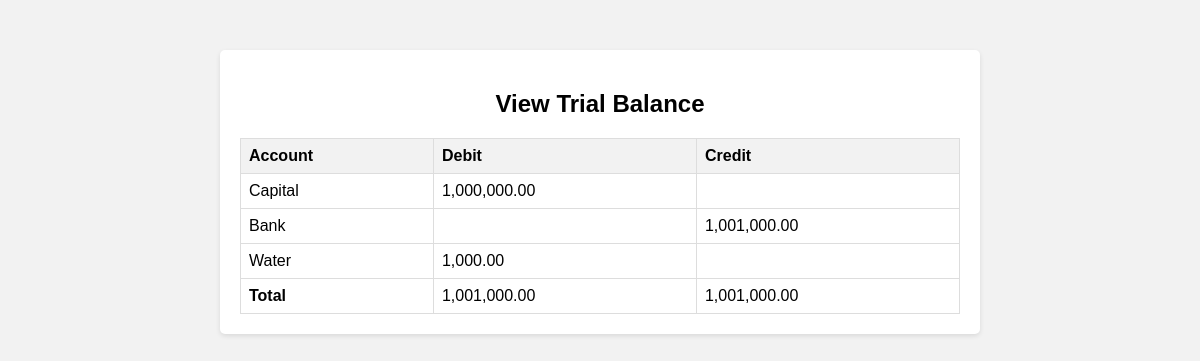
/pages/trial_balance.php, run on the app's committed database.
### tables this page shows
CREATE TABLE `accounts` (
  `account_id` int(11) NOT NULL,
  `account_name` varchar(255) NOT NULL,
  `account_type` enum('asset','expense','equity','liability','income') NOT NULL
);

### pages/trial_balance.php (the view, shortened to what this page needs)
<!DOCTYPE html>
<html>
<head>
    <link rel="stylesheet" type="text/css" href="./css/styles.css">
</head>
<body>
    <div class="content">
        <h2>View Trial Balance</h2>
        <?php
        require_once './includes/connection.php';
        $sql = "SELECT account_id, account_name FROM Accounts";
        $result = $conn->query($sql);
        if ($result->num_rows > 0) {
            $total_debit = 0;
            $total_credit = 0;
            echo '<table>';
            echo '<tr><th>Account</th><th>Debit</th><th>Credit</th></tr>';
            while ($row = $result->fetch_assoc()) {
                $account_id = $row['account_id'];
                $account_name = $row['account_name'];
                $sql_amounts = "SELECT SUM(debit_amount) as total_debit, SUM(credit_amount) as total_credit
                                FROM JournalEntries
                                WHERE account_id = $account_id";
                $result_amounts = $conn->query($sql_amounts);
                $row_amounts = $result_amounts->fetch_assoc();
                $debit_amount = $row_amounts['total_debit'];
                $credit_amount = $row_amounts['total_credit'];
                $balance = $debit_amount - $credit_amount;
                if ($balance == 0) {
                    continue;
                }
                if ($balance > 0) {
                    $total_debit += $balance;
                } elseif ($balance < 0) {
                    $total_credit += $balance;
                }
                echo '<tr>';
                echo '<td>' . $account_name . '</td>';
                echo '<td>' . ($balance == 0 ? '' : ($balance > 0 ? number_format($balance, 2, '.', ',') : '')) . '</td>';
                echo '<td>' . ($balance == 0 ? '' : ($balance < 0 ? number_format(abs($balance), 2, '.', ',') : '')) . '</td>';
                echo '</tr>';
            }
            echo '<tr>';
            echo '<td><strong>Total</strong></td>';
            echo '<td>' . number_format($total_debit, 2, '.', ',') . '</td>';
            echo '<td>' . number_format(abs($total_credit), 2, '.', ',') . '</td>';
            echo '</tr>';
            echo '</table>';
        } else {
            echo 'No accounts found.';
        }
        ?>
    </div>
</body>
</html>

### pages/css/styles.css (style rules this page uses)
body { margin: 0; padding: 0; font-family: Arial, sans-serif; }
body { font-family: Arial, sans-serif; background-color: #f2f2f2; }
.content { max-width: 60%; margin: 0 auto; padding: 20px; margin-top: 50px; background-color: #ffffff; border-radius: 5px; box-shadow: 0 2px 5px rgba(0, 0, 0, 0.1); }
h2 { text-align: center; }
table { width: 100%; border-collapse: collapse; margin-top: 20px; }
th, td { border: 1px solid #ddd; padding: 8px; text-align: left; }
th { background-color: #f2f2f2; }

### data on the page
accounts: account_name "Capital", balance "1,000,000.00"
accounts: account_name "Bank", balance "1,001,000.00"
accounts: account_name "Water", balance "1,000.00"

### other printed values
$total_debit "1,001,000.00"
abs($total_credit) "1,001,000.00"
